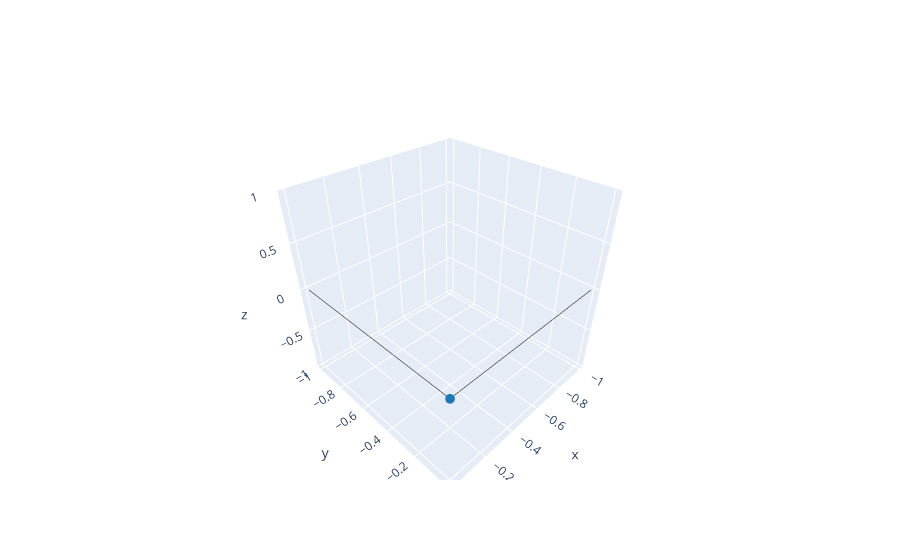

The notebook cell this image was saved under:
### Code cell
syst = build_sys(syst,W=4,L=4,H=1)

kwant.plotter.set_engine("plotly")
kwant.plot(syst);

### Figure 1 — Plotly figure (JSON) as saved in the notebook; plotly's stock layout.template omitted (floating-point values rounded to 4 significant figures; data arrays with more than 128 entries replaced by an {"elided": "..."} marker saying what was removed)
{"data": [{"hoverinfo": "none", "line": {"color": "black", "width": 0}, "mode": "lines", "showlegend": false, "type": "scatter3d", "x": [0, -1, null, 0, 0, null], "y": [0, 0, null, 0, -1, null], "z": [0, 0, null, 0, 0, null]}, {"hoverinfo": "none", "line": {"color": "black", "width": 0.1}, "marker": {"color": ["#1f77b4"], "colorscale": {"elided": "256x2 mixed values"}, "reversescale": false, "showscale": false, "size": 5.657, "symbol": "circle"}, "mode": "markers", "showlegend": false, "type": "scatter3d", "x": [0], "y": [0], "z": [0]}], "layout": {"hovermode": "closest", "showlegend": false, "xaxis": {"showgrid": false, "showticklabels": true, "zeroline": false}, "yaxis": {"showgrid": false, "showticklabels": true, "zeroline": false}}}
